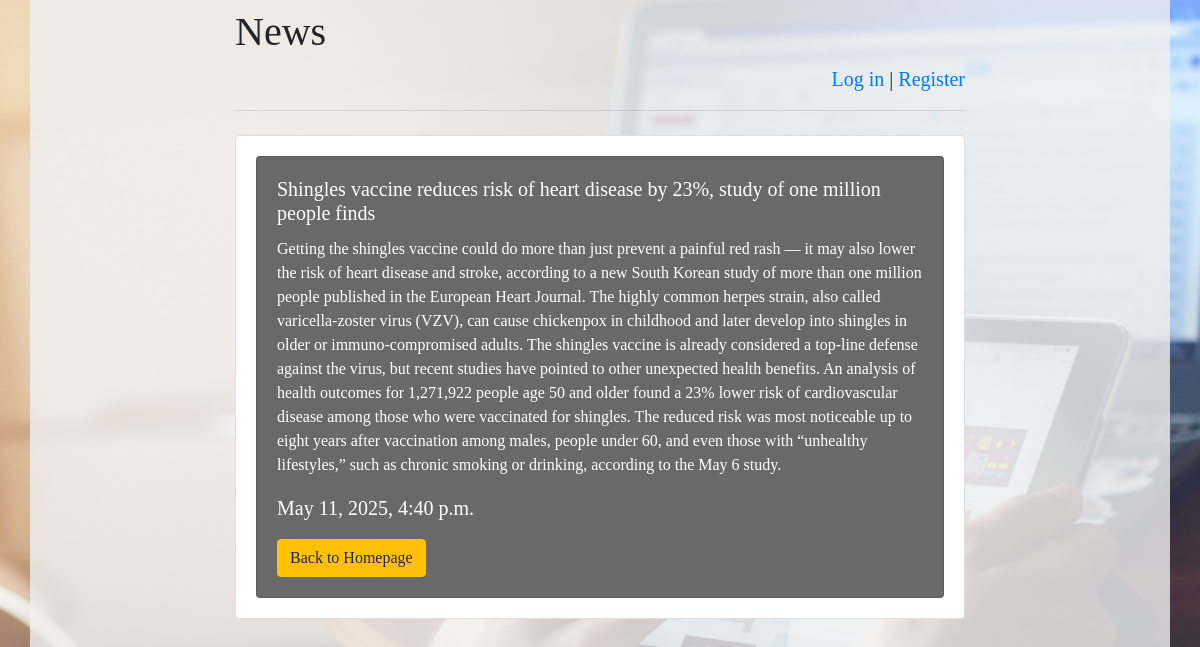
Page /news/5/ on the committed database.
### news/models.py (models this page shows)
class News(models.Model):
    news_title = models.CharField(max_length=255)
    news_text = models.CharField(max_length=5000)
    pub_date = models.DateTimeField('date published')

### news/views.py (the view)
# urls.py: re_path('^([0-9]+)/$', views.detail, name='detail'),
def detail(request, news_id):
    error_message = None
    if "error_message" in request.GET:
        error_message = request.GET["error_message"]
    return render(
        request,
        "news.html",
        {
            "news": get_object_or_404(News, pk=news_id),
            "error_message": error_message
        }
    )

### news/templates/news.html
{% extends 'base.html' %}
{% block main %}
<div class="card" style="width: inherit; display:flex; background-color: dimgray; color:white;
align-items: center; justify-self: center">
  <div class="card-body">
    <h5 class="card-title">{{ news.news_title }}</h5>
    <p class="card-text" style="font-size: 16px;">{{ news.news_text }}</p>
      <p class="card-text">{{ news.pub_date }}</p>
    <a href=".." class="btn btn-warning">Back to Homepage</a>
  </div>
</div>
{% endblock %}

### rows in the picture
News: news_title "Shingles vaccine reduces risk of heart disease by 23%, study of one million people finds", news_text "Getting the shingles vaccine could do more than just prevent a painful red rash — it may also lower the risk of heart disease and stroke, according to a new South Korean study of more than one million people published in the European Heart Journal. The highly common herpes strain, also called varicella-zoster virus (VZV), can cause chickenpox in childhood and later develop into shingles in older or immuno-compromised adults. The shingles vaccine is already considered a top-line defense against the virus, but recent studies have pointed to other unexpected health benefits. An analysis of health outcomes for 1,271,922 people age 50 and older found a 23% lower risk of cardiovascular disease…", pub_date "May 11, 2025, 4:40 p.m."
